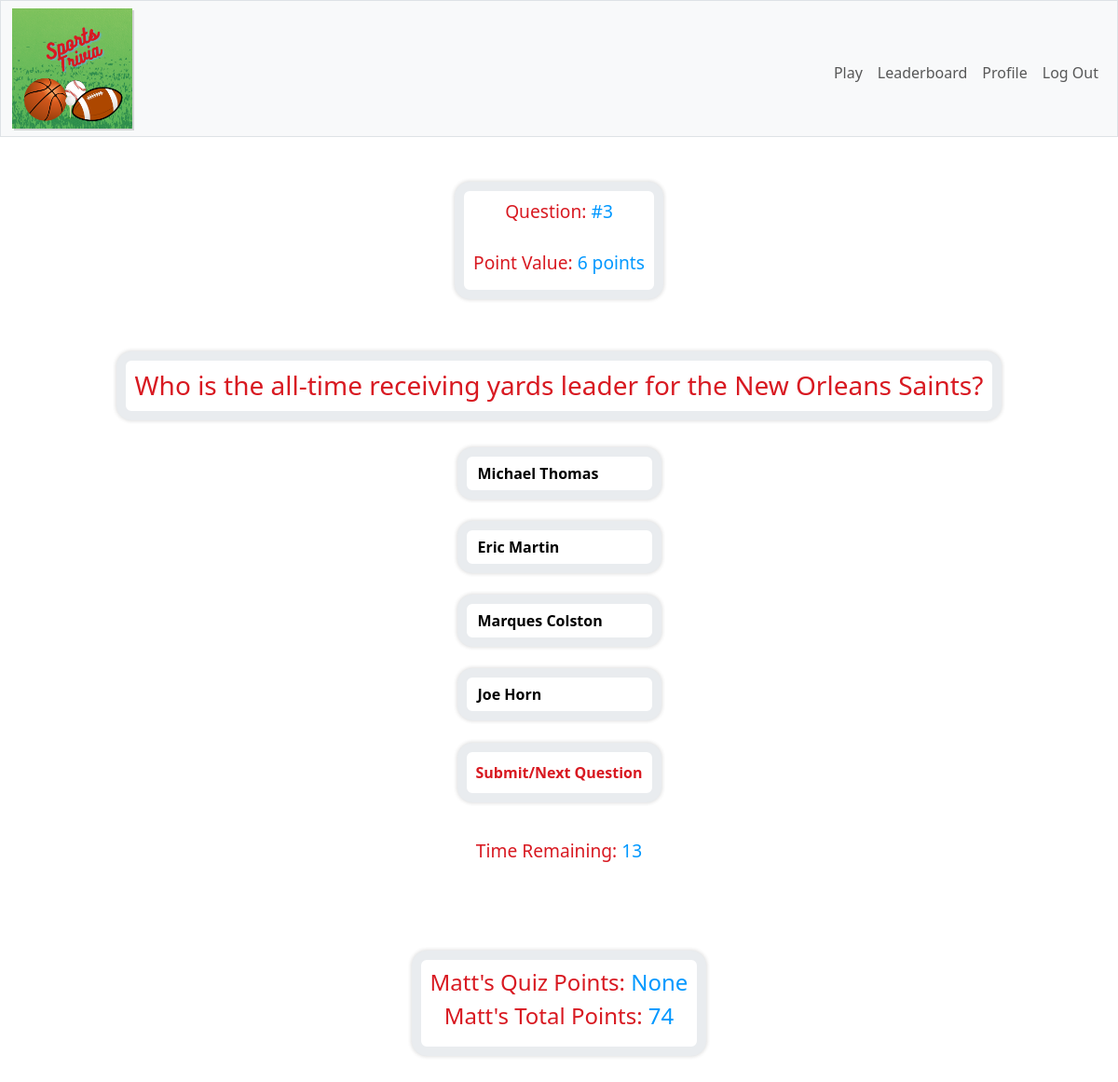
Page /test/2/question/2 (signed in) on the committed database.
### tables this page shows
CREATE TABLE questions (
    id INTEGER PRIMARY KEY AUTOINCREMENT NOT NULL,
    point_value NUMERIC,
    category TEXT,
    question TEXT,
    correct_answer TEXT,
    wrong_1 TEXT,
    wrong_2 TEXT,
    wrong_3 TEXT,
    date_used TEXT DEFAULT '2023-01-01'
);

CREATE TABLE users (
    id INTEGER PRIMARY KEY AUTOINCREMENT NOT NULL,
    firstname TEXT NOT NULL,
    lastname TEXT NOT NULL,
    username TEXT NOT NULL,
    hash TEXT NOT NULL,
    points NUMERIC NOT NULL DEFAULT 0,
    email TEXT, "tests_taken" INTEGER DEFAULT (0), security_question, security_answer);

### quiz.py (the view)
@quiz_bp.route("/test/<int:test_id>/question/<int:index>")
@login_required
def getNextQuestion(test_id, index):
    user_id = session["user_id"]
    first_name_db = db_first("SELECT firstname FROM users WHERE id = ?", user_id)
    first_name = first_name_db["firstname"]
    questions_ids_db = db_query("SELECT questions_id FROM questions_tests_rel WHERE test_id = ? ORDER BY questions_id",test_id)
    question_ids = []
    i = 0
    while i < len(questions_ids_db):
        question = questions_ids_db[i]["questions_id"]
        question_ids.append(question)
        i += 1
    point_values_db = db_first("SELECT point_value FROM questions WHERE id = ?", question_ids[index])
    point_value = point_values_db["point_value"]
    questions_db = db_first("SELECT question FROM questions WHERE id = ?",question_ids[index])
    question = questions_db["question"]
    answers = []
    answers_db = db_query("SELECT correct_answer, wrong_1, wrong_2, wrong_3 FROM questions WHERE id = ?", question_ids[index])
    answer = answers_db[0]["correct_answer"]
    answers.append(answer)
    answer = answers_db[0]["wrong_1"]
    answers.append(answer)
    answer = answers_db[0]["wrong_2"]
    answers.append(answer)
    answer = answers_db[0]["wrong_3"]
    answers.append(answer)
    random.shuffle(answers)
    try:
        conn = get_db_connection()
        row = conn.execute("SELECT points_earned FROM users_tests_rel WHERE test_id = ? AND user_id = ?",(test_id, user_id))
        quiz_points_db = row.fetchone()
        quiz_points = quiz_points_db["points_earned"]
        question_number = index + 1
    except:
        question_number = index + 1
        quiz_points = 0
    total_points_db = db_first("SELECT points FROM users WHERE id = ?", user_id)
    total_points = total_points_db["points"]
    return render_template("question.html", index=index, test_id=test_id, question=question, answer1=answers[0], answer2=answers[1], answer3=answers[2], answer4=answers[3],question_id=question_ids[index], point_value=point_value, total_points=total_points, quiz_points=quiz_points, question_number=question_number, first_name=first_name)

### app.py (called while the page is built)
@app.after_request
def after_request(response):
    response.headers["Cache-Control"] = "no-cache, no-store, must-revalidate"
    response.headers["Expires"] = 0
    response.headers["Pragma"] = "no-cache"
    return response

### helpers.py (called while the page is built)
def login_required(f):
    @wraps(f)
    def decorated_function(*args, **kwargs):
        if session.get("user_id") is None and session.get("temp_id") is None:
            return redirect("/login")
        return f(*args, **kwargs)
    return decorated_function

def get_db_connection():
    conn = sqlite3.connect('database.db', timeout=20)
    conn.row_factory = sqlite3.Row
    return conn

def dict_factory(cursor, row):
    fields = [column[0] for column in cursor.description]
    return {key: value for key, value in zip(fields, row)}

def db_query(query, parameters):
    conn = get_db_connection()
    conn.row_factory = dict_factory
    row = conn.execute(query, (parameters,))
    query_info = row.fetchall()
    conn.close()
    return query_info

def db_first(query, parameters):
    conn = get_db_connection()
    conn.row_factory = dict_factory
    row = conn.execute(query, (parameters,))
    query_info = row.fetchone()
    conn.close()
    return query_info

### templates/question.html (shortened to what this page needs)
{% extends "base.html" %}
{% block main %}
    <div class="question-and-points">
        <h4 class="sqltitle">Question: <span class="sqlinfo"> #{{ question_number }}</span></h4>
        <br>
        <h4 class="sqltitle">Point Value:<span class="sqlinfo"> {{ point_value }} points</span></h4>
    </div>
<br>
<form action="/test/{{ test_id }}/question/{{ index }}" method="post">
    <div>
        <h3 class="question"><span>{{ question }}</span></h3>
            <div class="btn-group-vertical" class="btn-group btn-group-toggle" data-toggle="buttons">
                <label class="btn btn-secondary" for="1">{{ answer1 }}</label><br>
                <label class="btn btn-secondary" for="2">{{ answer2 }}</label><br>
                <label class="btn btn-secondary" for="3">{{ answer3 }}</label><br>
                <label class="btn btn-secondary" for="4">{{ answer4 }}</label>
                <br>
                <button class="submit" id="submit" type="submit" aria-label="Answer">Submit/Next Question</button>
            </div>
    </div>
    <br>
</form>
<h4 class="sqltitle">Time Remaining: <span id="seconds" class="sqlinfo">15</span></h4>
<div>
</div>
    <div class="question-and-points">
        <h4>{{first_name}}'s Quiz Points: <span class="sqlinfo">{{ quiz_points }}</h4></span>
        <h4>{{first_name}}'s Total Points: <span class="sqlinfo">{{ total_points }}</h4></span>
    </div>
  {% endblock %}

### static/styles.css (style rules this page uses)
.sqltitle { color: #d81921 !important; font-size: larger !important; }
.sqlinfo { color: #0098ff; }
.question { margin-bottom: 30px; }
.question span { margin-left: 1rem; margin-right: 1rem; display: inline-flex; color: #d81921 !important; padding: 10px; width: fit-content; justify-self: center; box-shadow: 0 0 5px 0 rgba(0,0,0,0.11), 0 0 5px 0 rgba(0, 0, 0, 0.08); background-color: #ffffff; border-radius: 1rem; border:solid; border-color: #e9ecef; border-width: 10px; transition: border-left 300ms ease-in-out, padding-left 300ms ease-in-out; }
.question-and-points { justify-content: center; text-align: center; margin-bottom: 2rem; display: inline-block; color: #d81921 !important; padding: 10px; width: fit-content; box-shadow: 0 0 5px 0 rgba(0,0,0,0.11), 0 0 5px 0 rgba(0, 0, 0, 0.08); background-color: #ffffff; border-radius: 1rem; border:solid; border-color: #e9ecef; border-width: 10px; transition: border-left 300ms ease-in-out, padding-left 300ms ease-in-out; }
.btn-group-vertical { width:fit-content; }
label.btn.btn-secondary { border-width: 10px; border-radius: 1rem !important; display: flex; font-weight: 600; --bs-btn-color:#000000; --bs-btn-bg: #ffffff; --bs-btn-border-color: #e9ecef; --bs-btn-active-bg: #0098ff; --bs-btn-active-border-color: #e9ecef; box-shadow: 0 0 5px 0 rgba(0,0,0,0.11), 0 0 5px 0 rgba(0, 0, 0, 0.08); }
.submit { font-weight: bold; color: #d81921; padding: 10px; border-width: 10px; border-style: solid; border-color: #e9ecef; background-color: #ffffff; border-radius: 1rem !important; display: inline-flex; box-shadow: 0 0 5px 0 rgba(0,0,0,0.11), 0 0 5px 0 rgba(0, 0, 0, 0.08); }

### rows in the picture
questions: question "Who is the all-time receiving yards leader for the New Orleans Saints?", wrong_3 "Michael Thomas", wrong_1 "Eric Martin", correct_answer "Marques Colston", wrong_2 "Joe Horn"
users: firstname "Matt"

### other values in the picture
{{ question_number }} "3"
{{ point_value }} "6"
{{ quiz_points }} "None"
{{ total_points }} "74"
